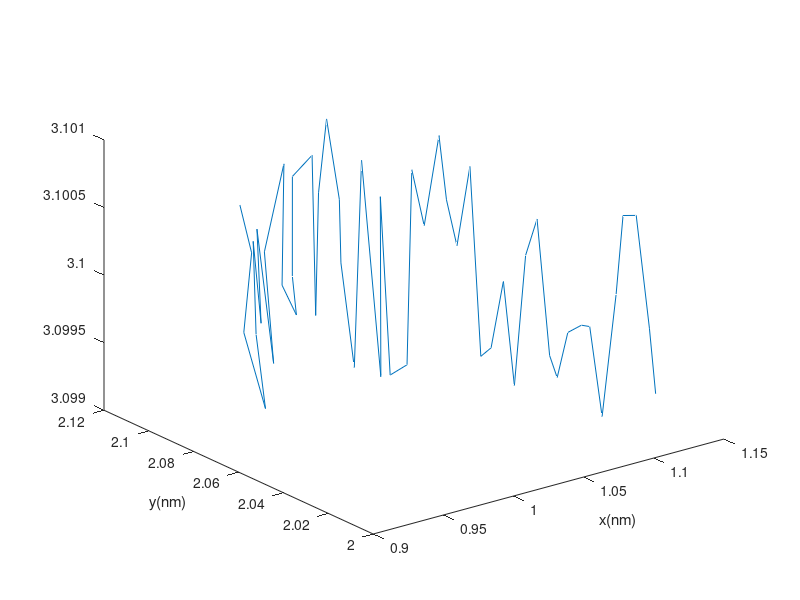

Source code (MATLAB): (Note: this script raises an error after producing the figure.)
% 给定刀具波纹度拟合曲线和已加工曲面拟合曲线，给定残高，求各个刀位点的切宽
% 方案：先求切宽和残高的定量关系；然后考虑如何移动各个刀位点，微调来获得所要求的残高
close all;
clear; clc;
addpath(genpath('funcs'));

%% simulation initialization
debug = 3;
switch debug
    case 2 % 2D tool profile simulation
        cx0 = 0; % unit: nm
        cy0 = 0;
        r0 = 0.1;
        noise = 0.05;
        zNoise = 0.01;
        theta = transpose(linspace(0,2*pi/3,50)); % need debug!!!!!!!!!!!!!!!!!!!!!!!!!!!!!!!!!!!!!!!!!!!!!!!!!!!!!!!!!!!!!!!!!!!!!!!!!!!!!!!!!!!!!!!!!!
        r = r0*(1 - noise + 2*noise*rand(length(theta),1));
        toolOri(:,1) = r.*cos(theta) + cx0;
        toolOri(:,2) = r.*sin(theta) + cy0;
        toolOri(:,3) = zeros(length(theta),1);
        rmse0 = sqrt(...
                    sum(...
                        ((toolOri(:,1) - cx0).^2 + (toolOri(:,2) - cy0).^2 - r0^2).^2) ...
                /length(theta));
        clear theta r;
    case 3 % 3D tool profile simulation
        cx0 = 1;
        cy0 = 2;
        cz0 = 3;
        r0 = 0.1; % unit:um
        noise = 0.05;
        zNoise = 0.01;
        theta = transpose(linspace(0,2*pi/3,50));
        r = r0*(1 - noise + 2*noise*rand(length(theta),1));
        toolOri(:,1) = cx0 + r.*cos(theta);
        toolOri(:,2) = cy0 + r.*sin(theta);
        toolOri(:,3) = cz0 + r0*(1 - zNoise + 2*zNoise*rand(length(theta),1));
        rmse0 = sqrt( ...
            sum((toolOri - meshgrid([cx0,cy0,cz0],1:length(theta)).^2),2) ...
            /length(theta));
        clear theta r;
    otherwise
        [fileName,dirName] = uigetfile({ ...
            '*.mat','MAT-files(*.mat)'; ...
            '*.txt','text-files(*.txt)'; ...
            '*.*','all files(*.*)'...
            }, ...
            'Select one tool tip measurement data', ...
            'Tool\', ...
            'MultiSelect','off');
        pathName = fullfile(dirName,fileName);
        dataOri = load(pathName); % load from file, n*2 matrix
        % data pre-processing
        toolOri = dataOri;
end

f1 = figure('Name','original scatters of the tool');
plot3(toolOri(:,1),toolOri(:,2),toolOri(:,3));
hold on;
% axis equal;
xlabel('x(nm)');
ylabel('y(nm)');
clear theta theta1 theta2;

%% 由(x,y)图获得刃口圆心半径以及波纹度函数
[center,radius,includedAngle,toolFit,rmseLsc] = toolFit3D(toolOri,'Levenberg-Marquardt');
f2 = figure('Name','tool sharpness fitting result');
plot(toolFit(:,1),toolFit(:,2));
hold on;
theta = (pi/2 - includedAngle/2):0.01:(pi/2 + includedAngle/2);
xtmp = radius*cos(theta);
ytmp = radius*sin(theta);
plot(xtmp,ytmp,'black');
scatter(0,0,'black');
axis equal;
xlabel('x(nm)');
ylabel('y(nm)');
clear xtmp ytmp theta; % 删除画图的临时变量

% Cartesian coordinate to cylindrical coordinate？？？？？？？？？？？？？？？？？？？？？？？？？？？？？
toolTheta = atan2(toolFit(:,2),toolFit(:,1));
toolR = vecnorm(toolFit,2,2);

%% 车刀轮廓插值
figure('name','tool curve');
subplot(2,1,1); plot(toolTheta*180/pi,toolR); title('tool curve');
subplot(2,1,2); plot(toolTheta*180/pi,toolR - radius); title('tool waviness');

[toolCpts,U] = bSplineCpts(toolFit,3,'chord'); 
u = 0:0.002:1;
nPts = length(u);
toolDim = size(toolCpts,2);
toolPt = zeros(nPts,toolDim);
for i = 1:nPts
    toolPt(i,:) = bSplinePt(toolCpts,3,u(i),U);
end

% plot the interpolation results
figure('Name','Tool Interpolation Results');
plot(toolFit(:,1),toolFit(:,2),'Color',[0,0.45,0.74]); hold on;
plot(toolCpts(:,1),toolCpts(:,2),'x','Color',[0.85,0.33,0.10]);
axis equal
legend('Measured Pts','Interpolation Cpts','Location','best');

toolEdgeNorm = [0,1,0];
center(1,3) = 0;
[toolFileName,toolDirName,toolFileType] = uiputfile({ ...
        '*.mat','MAT-file(*.mat)'; ...
        '*.txt','text-file(.txt)';...
        '*.*','all file(*.*)';...
        }, ...
        'Select the directory and filename to save the tool model', ...
        ['Tool/toolTheo',datestr(now,'yyyymmddTHHMMSS'),'.mat']);
toolFile = fullfile(toolDirName,toolFileName);
switch toolFileType
    case 0
        msgfig = msgbox("No tool model saved","Warning","warn","modal");
        uiwait(msgfig);
    case 1
        Comments = cell2mat(inputdlg('Enter Comment of the tool model:', ...
            'Input Saving Comments',[5 60],string(datestr(now))));
        save(toolFile,"center","radius","Comments","includedAngle", ...
            "toolPt","toolEdgeNorm","toolCpts");
    otherwise
        msgfig = msgbox("File type error","Error","error","modal");
        uiwait(msgfig);
end

%% 相邻刀位点的残高
x1 = [0,0]; vec1 = [0,1];
x2 = [r0,r0/30]; vec2 = [cosd(90+8),sind(90+8)];
R = rotz(5,'deg'); % rotation matrix about z axis
tool1 = toolPt + x1;
tool2 = toolPt*(R(1:2,1:2)') + x2;

[res,interPt] = residualHigh(x1(:,1:2),vec1,tool1(:,1:2),x2(:,1:2),vec2,tool2(:,1:2));

figure('Name','Residual of the adjacent tool');
plot(tool1(:,1),tool1(:,2),'Color',[0,0.45,0.74]); hold on;
plot(tool2(:,1),tool2(:,2),'Color',[0.85,0.33,0.10]);
plot(interPt(1),interPt(2),'*','Color',[0.49,0.18,0.56]);
plot(x1(1),x1(2),'o','Color',[0,0.45,0.74],'MarkerFaceColor',[0,0.45,0.74]);
line([x1(1),x1(1)+radius*vec1(1)],[x1(2),x1(2)+radius*vec1(2)],'LineWidth',2,'Color',[0,0.45,0.74]);
plot(x2(1),x2(2),'o','Color',[0.85,0.33,0.10],'MarkerFaceColor',[0.85,0.33,0.10]);
line([x2(1),x2(1)+radius*vec2(1)],[x2(2),x2(2)+radius*vec2(2)],'LineWidth',2,'Color',[0.85,0.33,0.10]);
axis equal

rmpath(genpath('funcs'));
